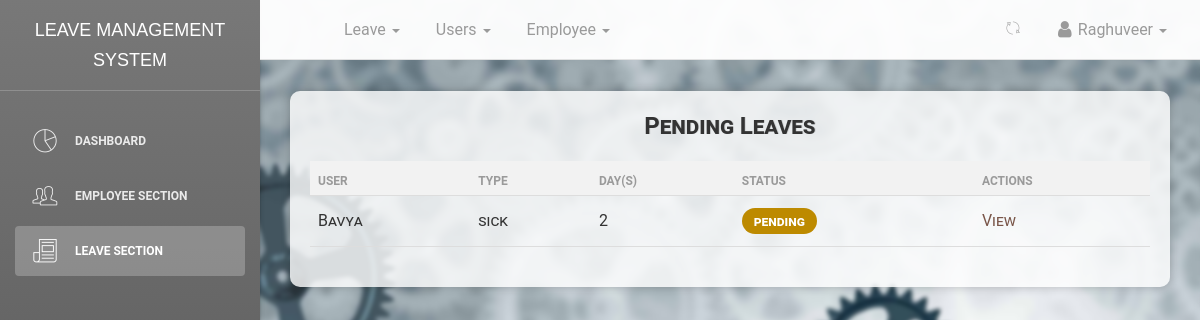
/dashboard/leaves/pending/all/ (signed in), run on an earlier commit of the app's database.
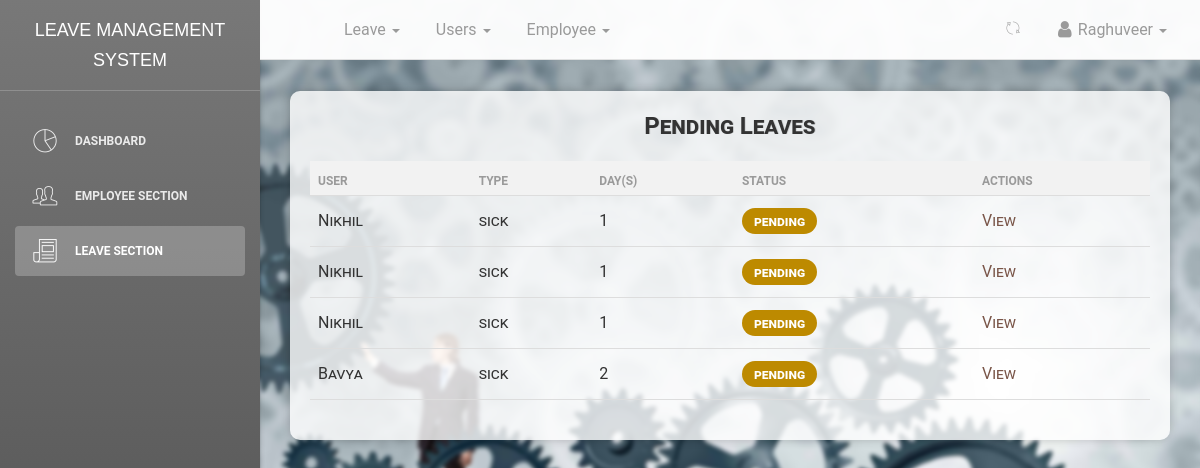
And on a later commit of the database.
### leave/models.py (models this page shows, shortened)
class Leave(models.Model):
    user = models.ForeignKey(User, on_delete=models.CASCADE, default=1)
    startdate = models.DateField(verbose_name=_('Start Date'), help_text='leave start date is on ..', null=True,
                                 blank=False)
    enddate = models.DateField(verbose_name=_('End Date'), help_text='comes back on', null=True, blank=False)
    leavetype = models.CharField(choices=LEAVE_TYPE, max_length=25, default=SICK, null=True, blank=False)
    reason = models.CharField(verbose_name=_('Reason for Leave'), max_length=255,
                              help_text='add additional information for leave', null=True, blank=True)
    status = models.CharField(max_length=12, default='pending')  # pending,approved,rejected,cancelled
    is_approved = models.BooleanField(default=False)  # hide
    updated = models.DateTimeField(auto_now=True, auto_now_add=False)
    created = models.DateTimeField(auto_now=False, auto_now_add=True)
    objects = LeaveManager()
    Tempdays = 0
    date_of_approved_leave = 0
    class Meta:
        verbose_name = _('Leave')
        verbose_name_plural = _('Leaves')
        ordering = ['-created']  # recent objects
    def businessDays(self, startdate, enddate):
        from datetime import timedelta
        test_date1, test_date2 = startdate, enddate
        dates = (test_date1 + timedelta(idx+1) for idx in range((test_date2 - test_date1).days))
        res = sum(1 for day in dates if day.weekday() < 5)
        holiday_list = [
            (12, 25),  # Christmas
            (7, 4)  # New Year
        ]
        for holiday_month, holiday_day in holiday_list:
            holiday_date = startdate.replace(month=holiday_month, day=holiday_day)
            if startdate <= holiday_date <= enddate:
                res -= 1
        return res
    @property
    def leave_days(self):
        days_count = ''
        startdate = self.startdate
        enddate = self.enddate
        if startdate > enddate:
            return
        dates = (enddate - startdate)
        Leave.Tempdays = dates.days
        print("leaves applied", Leave.Tempdays)
        busineesDay = self.businessDays(startdate, enddate)
        print("busineesDay : ", busineesDay)
        Leave.Tempdays = busineesDay
        Leave.date_of_approved_leave = self.created
        return busineesDay

### dashboard/views.py (the view)
# urls.py: path('leaves/pending/all/', views.leaves_list, name='leaveslist'),
def leaves_list(request):
    if not request.user.is_superuser:
        return redirect('/')
    department_id = None
    if request.user.username == "Raghuveer":
        department_id = 3
    elif request.user.username == "Akhil":
        department_id = 4
    elif request.user.username == "Vasu":
        department_id = 2
    if department_id:
        leaves = Leave.objects.all_pending_leaves().filter(user__employee__department_id=department_id)
    return render(request, 'dashboard/leaves_recent.html', {'leave_list': leaves, 'title': 'leaves list - pending'})

### leave/manager.py (called while the page is built)
    def all_pending_leaves(self):
        return super().get_queryset().filter(status='pending').order_by('-created')  # applying FIFO

### templates/dashboard/leaves_recent.html (shortened to what this page needs)
{% extends '_layout.html' %}
{% load static %}
{% block navheader %}
    {% include 'includes/navheader_employee_app.html' %}
{% endblock %}
{% block content %}
    <section class="content">
        <section class="container-fluid">
            <section class="row">
                <section class="col col-sm-8 offset-sm-2">
                </section>
            </section>
            <div class="table-responsive table-shadow">
                <div class="text-center table-description">
                    <h4 class="title-h3">Pending Leaves</h4>
                </div>
                <table class="table">
                    <thead>
                        <tr>
                            <th scope="col"><b>User</b></th>
                            <th scope="col"><b>Type</b></th>
                            <th scope="col"><b>Day(s)</b></th>
                            <th scope="col"><b>Status</b></th>
                            <th scope="col"><b>Actions</b></th>
                        </tr>
                    </thead>
                    <tbody>
                        {% for leave in leave_list %}
                        <tr>
                            <td>{{ leave.user }}</td>
                            <td>{{ leave.leavetype}}</td>
                            <td>{{ leave.leave_days }}</td>
                            <td><span class="badge badge-success">{{ leave.status }}</span></td>
                            <td>
                                <a href="{% url 'dashboard:userleaveview' leave.id %}" style="color: #795548;">
                                    <span>View</span>
                                </a>
                            </td>
                        </tr>
                        {% endfor %}
                    </tbody>
                </table>
            </div>
        </section>
    </section>
{% endblock %}

### templates/_layout.html (shortened to what this page needs)
{% load static %}
<html lang="en">
<head>
    <link href="{% static 'css/bootstrap.min.css' %}" rel="stylesheet"/>
    <link href="{% static 'css/animate.min.css' %}" rel="stylesheet"/>
    <link href="{% static 'css/light-bootstrap-dashboard.css' %}" rel="stylesheet"/>
    <link href="{% static 'css/demo.css' %}" rel="stylesheet"/>
    <link href="http://maxcdn.bootstrapcdn.com/font-awesome/4.2.0/css/font-awesome.min.css" rel="stylesheet">
    <link href="{% static 'css/pe-icon-7-stroke.css' %}" rel="stylesheet"/>
    <link rel="stylesheet" href="//code.jquery.com/ui/1.12.1/themes/base/jquery-ui.css">
</head>
<body>
<div class="wrapper">
    <div class="sidebar" data-color="black">
        <div class="sidebar-wrapper">
            <div class="logo">
                <a href="#" class="simple-text">
                    Leave Management System
                </a>
            </div>
            <ul class="nav">
                <li class="{% if request.resolver_match.url_name == 'dashboard' %}active{% endif %}">
                    <a href="{% url 'dashboard:dashboard' %}">
                        <i class="pe-7s-graph"></i>
                        <p>Dashboard</p>
                    </a>
                </li>
                {% if request.user.is_superuser %}
                <li class="{% if request.resolver_match.url_name == 'employees' %}active{% endif %}">
                    <a href="{% url 'dashboard:employees' %}">
                        <i class="pe-7s-users"></i>
                        <p>Employee Section</p>
                    </a>
                </li>
                {% endif %}
                <li class="{% if request.resolver_match.url_name == 'leaveslist' or request.resolver_match.url_name == 'staffleavetable' %}active{% endif %}">
                    {% if request.user.is_superuser %}
                    <a href="{% url 'dashboard:leaveslist' %}">
                        {% else %}
                        <a href="{% url 'dashboard:staffleavetable' %}">
                            {% endif %}
                            <i class="pe-7s-news-paper"></i>
                            <p>Leave Section</p>
                        </a>
                </li>
            </ul>
        </div>
    </div>
    <div class="main-panel">
        {% block navheader %}{% endblock %}
        {% block content %}{% endblock %}
    </div>
</div>
</body>
</html>

### templates/includes/navheader_employee_app.html (shortened to what this page needs)
{% load static %}
<nav class="navbar navbar-default navbar-fixed shadow">
    <div class="container-fluid">
        <div class="collapse navbar-collapse">
            <ul class="nav navbar-nav navbar-left">
                <li>
                    <a href="" class="dropdown-toggle" data-toggle="dropdown">
                    </a>
                </li>
                <li class="dropdown">
                    <a href="" class="dropdown-toggle" data-toggle="dropdown">
                        <p>
                            Leave
                            <b class="caret"></b>
                        </p>
                    </a>
                </li>
                {% if request.user.is_superuser %}
                <li class="dropdown">
                    <a href="" class="dropdown-toggle" data-toggle="dropdown">
                        <p>
                            Users
                            <b class="caret"></b>
                        </p>
                    </a>
                </li>
                {% endif %}
                {% if request.user.is_superuser %}
                <li class="dropdown">
                    <a href="" class="dropdown-toggle" data-toggle="dropdown">
                        <p>
                            Employee
                            <b class="caret"></b>
                        </p>
                    </a>
                </li>
                {% endif %}
            </ul>
            <ul class="nav navbar-nav navbar-right">
                <li class="dropdown">
                    <a href="" class="dropdown-toggle refresh-page" data-toggle="dropdown" title="Refresh Current Page">
                        <i class="pe-7s-refresh-2"></i>
                    </a>
                </li>
                <li class="dropdown">
                    <a href="" class="dropdown-toggle" data-toggle="dropdown">
                        <p>
                            <i class="fa fa-user"></i> {{ request.user}}
                            <b class="caret"></b>
                        </p>
                    </a>
                </li>
            </ul>
        </div>
    </div>
</nav>

What changed in the data, as far as the page shows it:
added Leave: user "Nikhil", leavetype "sick", leave_days "1", status "pending"
added Leave: user "Nikhil", leavetype "sick", leave_days "1", status "pending"
added Leave: user "Nikhil", leavetype "sick", leave_days "1", status "pending"
